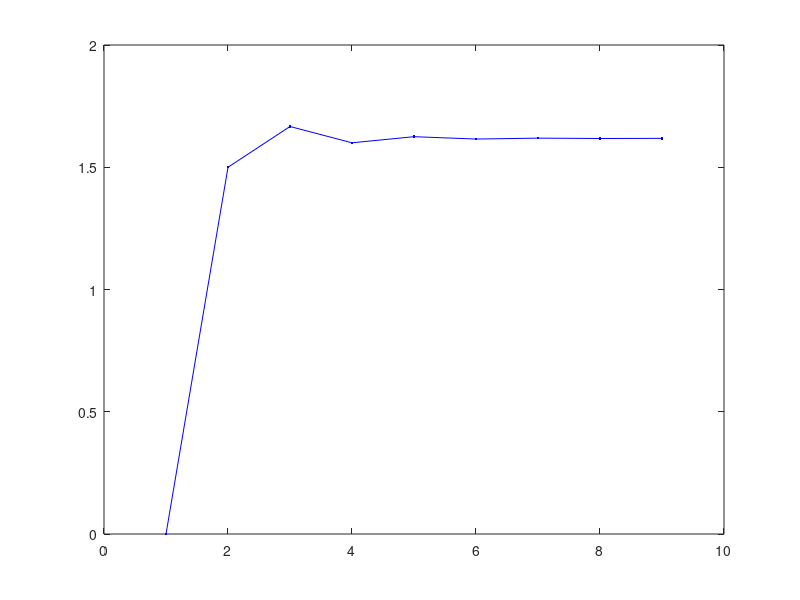

The MATLAB source for this figure:
% Golden Ratio algorithm 
% clear all;close all;clc;

Nits = 10;
% Nits = input('Enter number of iterations to perform: '); 

% phi = (1+sqrt(5))/2;
n = 1;

% Always applys to this format
gvec_i = [n 2.*n];

% create vector to store the numbers
gvec = zeros(1,Nits,length(n));
Ratio = zeros(1,Nits-1,length(n));
% establish first to values to begin algorithm
gvec(1) = gvec_i(1);
gvec(2) = gvec_i(2);


tic;
for i = 3:1:Nits

gvec(i) = gvec(i-1)+gvec(i-2);
Ratio(i-1) = gvec(i)/gvec(i-1); % change to i-2 for normalize

end
elapsedTime = toc

gvec
Ratio

sprintf('%u',uint64(Ratio(1,end)))
% primeFactors(gvec)

% format long
Nend = round(gvec(1,end));
gMag = length(num2str(Nend));

figure(1)
plot(Ratio,'b.-')
% semilogy(1:1:Nits,gvec,'b-');
% xlabel('Iteration number'); 
% ylabel('Value');
hold on




